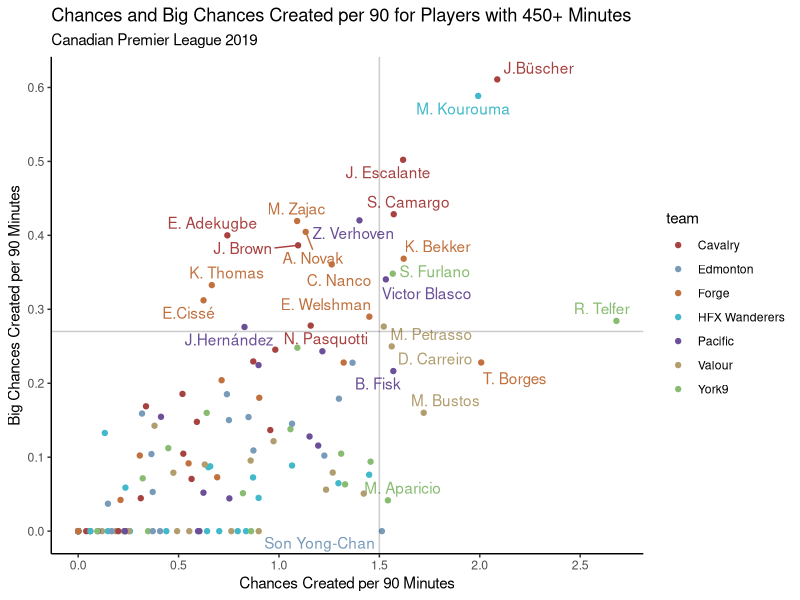

Reproduce this figure in R.
## ---- chunk 1
knitr::opts_chunk$set(echo = TRUE, fig.width = 12, fig.height = 8)
## ---- chunk 2
library(tidyverse)
library(ggrepel)
## ---- chunk 3
playerTotals <- read.csv("./data/CPL Player Totals 2019.csv")
## ---- chunk 4
playerTotals[13, 10] <- "J.Büscher"
playerTotals[96, 10] <- "D.Choinière"
playerTotals[117, 10] <- "J.Hernández"
playerTotals[50, 10] <- "E.Cissé"
## ---- chunk 5
playerTotals %>%
  mutate(
    ChanceCrtd90 = if_else(Min == 0, 0, Chance / Min * 90),
    BgChncCrtd90 = if_else(Min == 0, 0, BgChncCrtd / Min * 90)
  ) %>% subset(
    Min>=450
  )-> playerTotals90
## ---- chunk 6
ggplot(data=playerTotals90, aes(x=ChanceCrtd90,y=BgChncCrtd90, color=team, label=player)) + 
  labs(
    title = "Chances and Big Chances Created per 90 for Players with 450+ Minutes",
    subtitle = "Canadian Premier League 2019",
    x = "Chances Created per 90 Minutes",
    y = "Big Chances Created per 90 Minutes") +
  geom_text_repel(
    data = subset(playerTotals90, (ChanceCrtd90>1.5 | BgChncCrtd90>0.27)),
    show.legend = FALSE
  ) + geom_point() + 
  geom_hline(yintercept = 0.27, alpha = 0.2) +
  geom_vline(xintercept = 1.5, alpha = 0.2) +
  scale_x_continuous(n.breaks = 8) +
  scale_y_continuous(n.breaks = 7) +
  scale_color_manual(values=c("#a84241", "#789bba", "#c1713e", "#40b9ca", "#6b4f99", "#b19d6e", "#88bc71")) +
  theme_classic()
